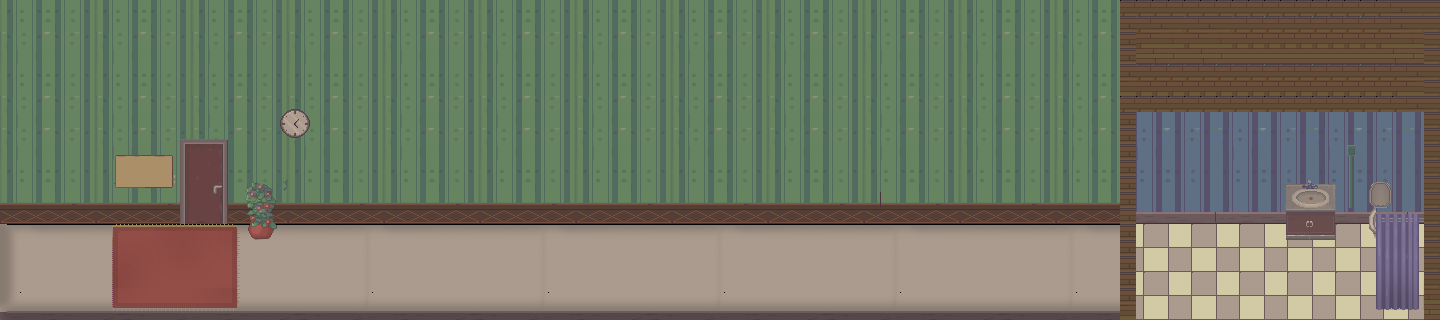

Tiled map render using the project's own tile images. Description and the map definition, with tile-layer contents summarised, below:
An orthogonal 90x20 tile map with 16x16 px tiles, 2 tile layers (1, 2), 5 tilesets.

<map version="1.10" tiledversion="1.10.1" orientation="orthogonal" renderorder="right-down" width="90" height="20" tilewidth="16" tileheight="16" infinite="0" nextlayerid="3" nextobjectid="1">
 <tileset firstgid="1" name="1" tilewidth="16" tileheight="16" tilecount="2160" columns="48">
  <image source="A4.png" width="768" height="720" />
 </tileset>
 <tileset firstgid="2161" name="2" tilewidth="16" tileheight="16" tilecount="2304" columns="48">
  <image source="Inside_C.png" width="768" height="768" />
 </tileset>
 <tileset firstgid="4465" name="地砖" tilewidth="16" tileheight="16" tilecount="1152" columns="24">
  <image source="A5.png" width="384" height="768" />
 </tileset>
 <tileset firstgid="5617" name="3" tilewidth="16" tileheight="16" tilecount="2304" columns="48">
  <image source="Inside_D.png" width="768" height="768" />
 </tileset>
 <tileset firstgid="7921" name="4" tilewidth="16" tileheight="16" tilecount="2304" columns="48">
  <image source="Inside_E.png" width="768" height="768" />
 </tileset>
 <layer id="1" name="1" width="90" height="20">
  <data>[1800 cells, 1800 non-empty, 159 distinct tile ids]</data>
 </layer>
 <layer id="2" name="2" width="90" height="20">
  <data>[1800 cells, 247 non-empty, 166 distinct tile ids]</data>
 </layer>
</map>
